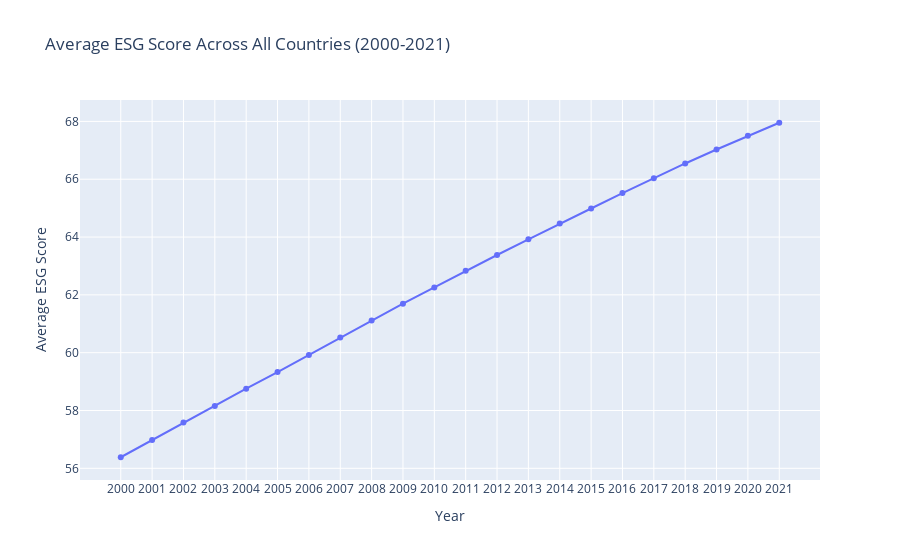

Write notebook code for a chart like this one.
### Code cell
# Ensure that only numeric columns are selected (those corresponding to the years)
numeric_columns = data_cleaned.columns[2:]  # Assuming columns from index 2 onward are the years (numeric data)

# Convert all the selected columns to numeric, forcing errors to NaN
data_cleaned[numeric_columns] = data_cleaned[numeric_columns].apply(pd.to_numeric, errors='coerce')

# Now, calculate the average ESG score across countries for each year
average_esg_score = data_cleaned[numeric_columns].mean(axis=0)

# Create an interactive line plot using Plotly with markers
fig = px.line(
    x=average_esg_score.index, 
    y=average_esg_score.values, 
    title='Average ESG Score Across All Countries (2000-2021)',
    labels={'x': 'Year', 'y': 'Average ESG Score'},
    markers=True  # Add markers at each data point
)

# Show the plot
fig.show()

### Figure 1 — Plotly figure (JSON) as saved in the notebook; plotly's stock layout.template omitted (floating-point values rounded to 4 significant figures)
{"data": [{"hovertemplate": "Year=%{x}<br>Average ESG Score=%{y}<extra></extra>", "legendgroup": "", "line": {"color": "#636efa", "dash": "solid"}, "marker": {"symbol": "circle"}, "mode": "lines+markers", "name": "", "orientation": "v", "showlegend": false, "type": "scatter", "x": ["2000", "2001", "2002", "2003", "2004", "2005", "2006", "2007", "2008", "2009", "2010", "2011", "2012", "2013", "2014", "2015", "2016", "2017", "2018", "2019", "2020", "2021"], "xaxis": "x", "y": [56.38, 56.98, 57.58, 58.16, 58.75, 59.33, 59.92, 60.52, 61.11, 61.69, 62.26, 62.83, 63.38, 63.92, 64.47, 64.99, 65.52, 66.03, 66.55, 67.03, 67.5, 67.95], "yaxis": "y"}], "layout": {"legend": {"tracegroupgap": 0}, "title": {"text": "Average ESG Score Across All Countries (2000-2021)"}, "xaxis": {"anchor": "y", "domain": [0, 1], "title": {"text": "Year"}}, "yaxis": {"anchor": "x", "domain": [0, 1], "title": {"text": "Average ESG Score"}}}}
